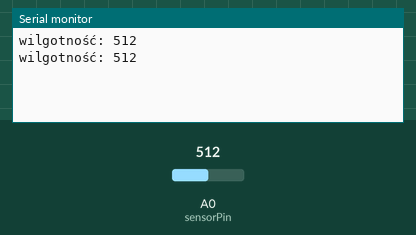
Simulated run of this sketch. Board: Arduino Uno, built with avr-gcc and run on an emulated ATmega328P. Parts: the last lines printed to the serial monitor. The test bench sets the inputs (shaded band); at power-on: A0 (sensorPin) = 512.

Above: at 1.8 s.
1.9 s: A0 (sensorPin) set to 716
At 2.8 s:
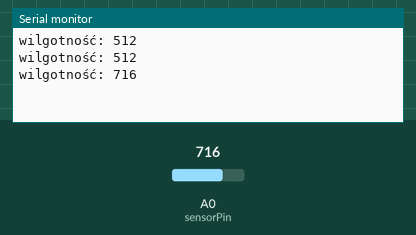
3.4 s: A0 (sensorPin) set to 900
At 4.5 s:
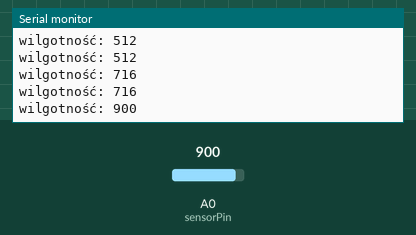
Timing chart, 0 to 6.4 s (numbered marks = the images above; inputs shaded):
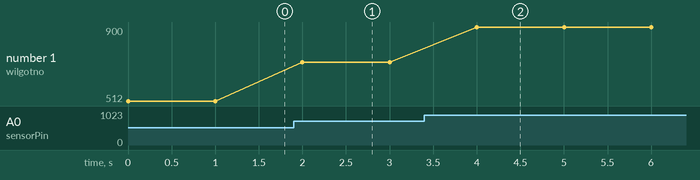

The sketch:

step_01.ino
```cpp
int sensorPin = A0;
int value = 0;

void setup() {
  Serial.begin(9600);
}

void loop() {
  value = analogRead(sensorPin);

  Serial.print("wilgotność: ");
  Serial.println(value);

  delay(1000);
}
```

Measured:
- after the input at 1.9 s, the serial monitor: prints a new line after 0.10 s (image 1)
- after the input at 3.4 s, the serial monitor: prints a new line after 0.60 s (image 2)
- plotted number 1: 512 → 716 after the input at 1.9 s, 716 → 900 after the input at 3.4 s
